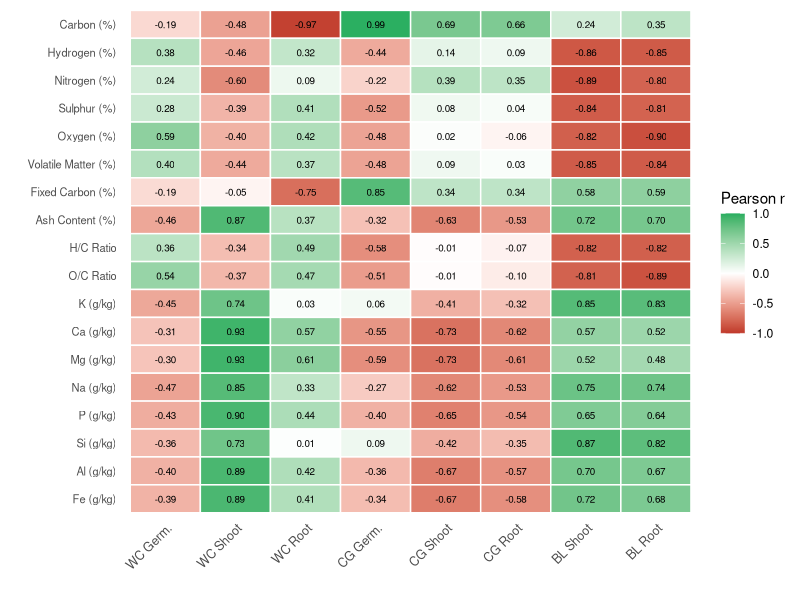

This figure's R source:
##Pearson Heatmap

library(ggplot2)
library(reshape2)
install.packages("reshape2")
library(reshape2)
#All biochar properties (from Tables 2, Appendix I, Appendix J)
biochar_props <- data.frame(
  Biochar = c("450N", "600N", "700N", "450A", "600A", "700A"),
#Elemental analysis (Table 2)
  C  = c(66.0, 72.0, 74.0, 60.0, 66.0, 65.0),
  H  = c(3.60, 2.70, 1.70, 3.30, 2.50, 1.60),
  N  = c(1.00, 0.90, 0.60, 0.90, 0.80, 0.50),
  S  = c(0.15, 0.12, 0.08, 0.15, 0.12, 0.08),
  O  = c(14.25, 6.28, 1.62, 12.65, 2.58, 1.74),
#Proximate analysis (Appendix I)
  VM  = c(35.0, 22.0, 10.0, 32.0, 20.0, 9.0),
  FC  = c(50.0, 60.0, 68.0, 45.0, 52.0, 60.0),
  Ash = c(15.0, 18.0, 22.0, 23.0, 28.0, 31.0),
#Molar ratios 
  HC_ratio = c(0.65, 0.45, 0.27, 0.66, 0.45, 0.29),
  OC_ratio = c(0.16, 0.07, 0.02, 0.16, 0.03, 0.02),
#ICP-OES (Appendix J) — ALL elements
  K  = c(25, 30, 35, 30, 35, 40),
  Ca = c(8, 10, 14, 25, 32, 40),
  Mg = c(3.0, 3.5, 4.2, 8.0, 10.0, 12.0),
  Na = c(1.0, 1.2, 1.5, 1.5, 1.8, 2.0),
  P  = c(4.0, 5.0, 6.0, 7.0, 9.0, 10.0),
  Si = c(20.0, 25.0, 32.0, 25.0, 30.0, 38.0),
  Al = c(1.0, 1.3, 1.8, 2.0, 2.5, 3.0),
  Fe = c(0.80, 1.00, 1.40, 1.50, 1.80, 2.20)
)

#Biological responses from Table 3 using means
bio_response <- data.frame(
  Biochar = c("450N", "600N", "700N", "450A", "600A", "700A"),
  WC_Germ  = c(86.7, 70.0, 66.7, 70.0, 60.0, 76.7),
  WC_Shoot = c(11.32, 11.91, 11.27, 13.42, 13.92, 17.45),
  WC_Root  = c(4.52, 3.91, 3.54, 5.98, 4.55, 5.22),
  CG_Germ  = c(46.7, 56.7, 63.3, 36.7, 46.7, 43.3),
  CG_Shoot = c(29.53, 48.09, 33.11, 25.25, 27.12, 20.19),
  CG_Root  = c(24.83, 42.41, 25.85, 19.29, 24.50, 18.87),
  BL_Shoot = c(60.97, 58.10, 79.01, 60.69, 74.09, 78.02),
  BL_Root  = c(57.87, 63.33, 101.37, 61.15, 98.91, 91.81)
)

#Merge and compute correlations 
merged <- merge(biochar_props, bio_response, by = "Biochar")

props <- c("C", "H", "N", "S", "O", "VM", "FC", "Ash",
           "HC_ratio", "OC_ratio",
           "K", "Ca", "Mg", "Na", "P", "Si", "Al", "Fe")

responses <- c("WC_Germ", "WC_Shoot", "WC_Root",
               "CG_Germ", "CG_Shoot", "CG_Root",
               "BL_Shoot", "BL_Root")

cor_matrix <- cor(merged[, props], merged[, responses], method = "pearson")

#Melt and label
cor_melted <- melt(cor_matrix)
names(cor_melted) <- c("Property", "Response", "r")

#Clean labels
prop_labels <- c(
  "C" = "Carbon (%)", "H" = "Hydrogen (%)", "N" = "Nitrogen (%)",
  "S" = "Sulphur (%)", "O" = "Oxygen (%)",
  "VM" = "Volatile Matter (%)", "FC" = "Fixed Carbon (%)", 
  "Ash" = "Ash Content (%)",
  "HC_ratio" = "H/C Ratio", "OC_ratio" = "O/C Ratio",
  "K" = "K (g/kg)", "Ca" = "Ca (g/kg)", "Mg" = "Mg (g/kg)",
  "Na" = "Na (g/kg)", "P" = "P (g/kg)", "Si" = "Si (g/kg)",
  "Al" = "Al (g/kg)", "Fe" = "Fe (g/kg)"
)

resp_labels <- c(
  "WC_Germ" = "WC Germ.", "WC_Shoot" = "WC Shoot", "WC_Root" = "WC Root",
  "CG_Germ" = "CG Germ.", "CG_Shoot" = "CG Shoot", "CG_Root" = "CG Root",
  "BL_Shoot" = "BL Shoot", "BL_Root" = "BL Root"
)

cor_melted$Property <- prop_labels[as.character(cor_melted$Property)]
cor_melted$Response <- resp_labels[as.character(cor_melted$Response)]

#group by analysis type
cor_melted$Property <- factor(cor_melted$Property,
                              levels = rev(c(
                                # Elemental
                                "Carbon (%)", "Hydrogen (%)", "Nitrogen (%)", "Sulphur (%)", "Oxygen (%)",
                                # Proximate
                                "Volatile Matter (%)", "Fixed Carbon (%)", "Ash Content (%)",
                                # Molar ratios
                                "H/C Ratio", "O/C Ratio",
                                # ICP-OES
                                "K (g/kg)", "Ca (g/kg)", "Mg (g/kg)", "Na (g/kg)",
                                "P (g/kg)", "Si (g/kg)", "Al (g/kg)", "Fe (g/kg)"
                              )))

cor_melted$Response <- factor(cor_melted$Response,
                              levels = c("WC Germ.", "WC Shoot", "WC Root",
                                         "CG Germ.", "CG Shoot", "CG Root",
                                         "BL Shoot", "BL Root"))

# Plot 
ggplot(cor_melted, aes(x = Response, y = Property, fill = r)) +
  geom_tile(colour = "white", linewidth = 0.5) +
  geom_text(aes(label = sprintf("%.2f", r)), size = 2.5) +
  scale_fill_gradient2(
    low = "#C0392B", mid = "white", high = "#27AE60",
    midpoint = 0, limits = c(-1, 1),
    name = "Pearson r"
  ) +
  labs(x = "", y = "") +
  theme_minimal() +
  theme(
    axis.text.x = element_text(angle = 45, hjust = 1, size = 9),
    axis.text.y = element_text(size = 8),
    panel.grid = element_blank(),
    legend.position = "right"
  )
 
